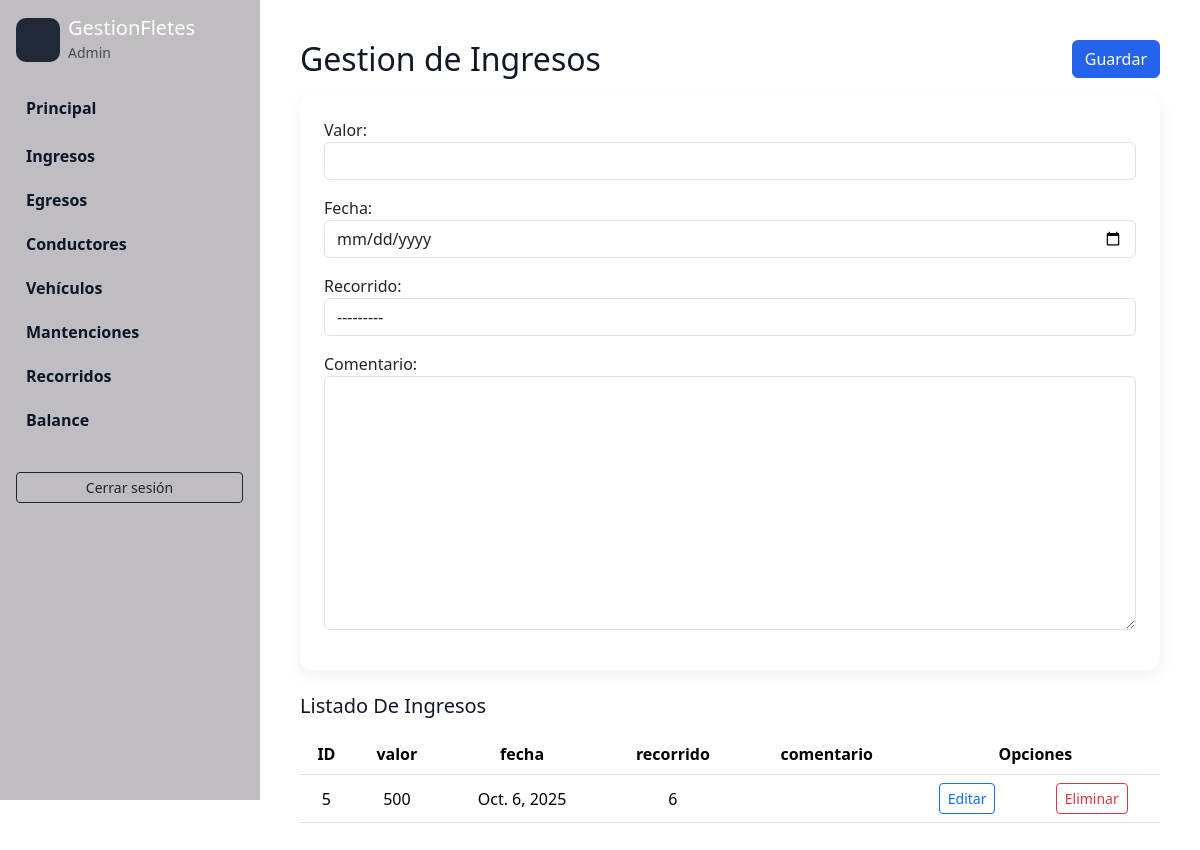
Page /IngEgr/registrarIngresos/ (signed in) on the earlier database version.
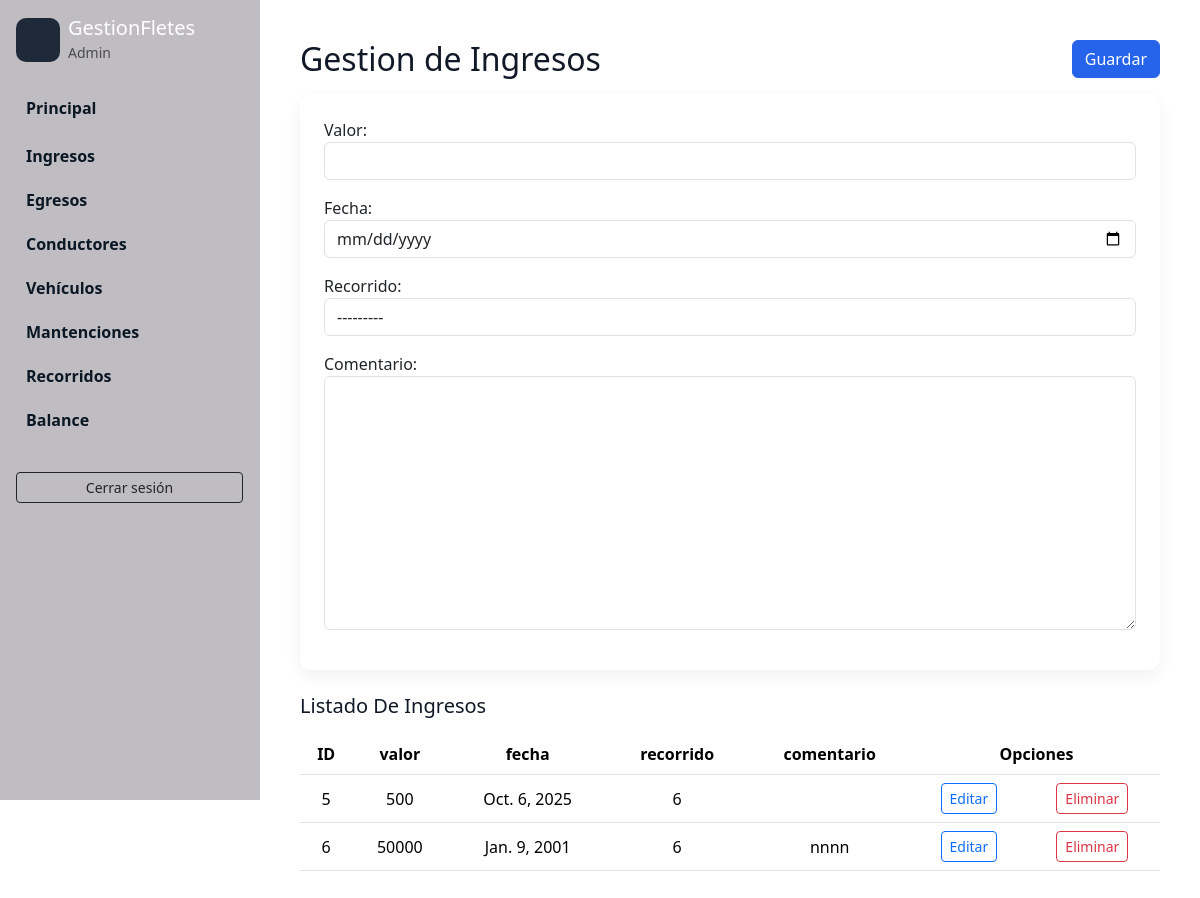
Same page on the later database version.
### IngresosEgresos/models.py (models this page shows, shortened)
class Ingresos(models.Model):
    ingresoID = models.AutoField(primary_key=True)
    valor = models.PositiveIntegerField()
    fecha = models.DateField()
    recorrido = models.ForeignKey(Recorridos, on_delete=models.CASCADE, null=True)
    comentario = models.TextField(max_length=50, null=True)

### CrudRecorridos/models.py (models this page shows)
class Recorridos(models.Model):
    recorridoID = models.AutoField(primary_key=True)
    conductor = models.ForeignKey(Conductores, on_delete=models.CASCADE)
    vehiculo = models.ForeignKey(Vehiculos, on_delete=models.CASCADE)
    fecha = models.DateField()
    direccionOrigen = models.CharField(max_length=50)
    direccionDestino = models.CharField(max_length=50)
    carga = models.TextField(max_length=100)
    detalle = models.TextField(max_length=100, null=True)
    distancia_km = models.FloatField(null=True, blank=True, help_text='Distancia recorrida en km')
    gps_data = models.JSONField(null=True, blank=True, help_text='Datos GPS del recorrido (lista de puntos, GPX, etc)')
    def __str__(self):
        texto= "{0} {1} {2} {3} {4} {5} {6} {7}"
        return texto.format(self.recorridoID, self.conductor, self.vehiculo, self.fecha, self.direccionOrigen, self.direccionDestino, self.carga, self.detalle)

### IngresosEgresos/views.py (the view)
# urls.py: path('registrarIngresos/', views.registrarIngresos,name='registrarIngresos'),
@login_required
def registrarIngresos(request):
    ingresos = Ingresos.objects.all()
    if request.method == 'POST':
        form = IngresosForm(request.POST)
        if form.is_valid():
            form.save()
            messages.success(request, 'Ingreso Registrado Correctamente!')
            return redirect('registrarIngresos')
        else:
            messages.error(request, 'Error al registrar el ingreso. Por favor, verificar los datos.')
            return render(request,'gestionIngresos.html', {"form":form, "ingresos":ingresos})
    else:
        form = IngresosForm()
        return render(request,'gestionIngresos.html', {"form":form, "ingresos":ingresos})

### IngresosEgresos/forms.py
class IngresosForm(forms.ModelForm):
    class Meta:
        model = Ingresos
        fields = ['valor', 'fecha', 'recorrido', 'comentario']
    def __init__(self, *args, **kwargs):
        super(IngresosForm, self).__init__(*args, **kwargs)
        self.fields['comentario'].required = False

### CrudConductores/models.py (called while the page is built)
    def __str__(self):
        texto= "{0} {1} {2} {3} {4} {5} {6}"
        return texto.format(self.conductorID, self.rut, self.nombre, self.apellido, self.fechaNacimiento, self.direccion, self.licencia)

### CrudVehiculos/models.py (called while the page is built)
    def __str__(self):
        texto= "{0} {1} {2} {3} {4} {5} {6}"
        return texto.format(self.vehiculoID, self.patente, self.marca, self.modelo, self.fechaAdquisicion, self.estado, self.comentario)

### IngresosEgresos/templates/gestionIngresos.html (shortened to what this page needs)
{% extends "partials/gestion_layout.html" %}
{% load widget_tweaks %}
{% block gestion_header %}
        <div class="d-flex align-items-start mb-3">
            <div>
                <h2 class="mb-0">Gestion de Ingresos</h2>
            </div>
            <div class="ms-auto">
                <button form="ingresosForm" type="submit" class="btn btn-primary">Guardar</button>
            </div>
        </div>
{% endblock %}
{% block gestion_body %}
        <form id="ingresosForm" action="{% url 'registrarIngresos' %}" method="post">
            <div class="mb-3">
                {{ form.valor.label_tag }}
                {% render_field form.valor class="form-control" %}
            </div>
            <div class="mb-3">
                {{ form.fecha.label_tag }}
                {% render_field form.fecha class="form-control" type="date" %}
            </div>
            <div class="mb-3">
                {{ form.recorrido.label_tag }}
                {% render_field form.recorrido class="form-control" %}
            </div>
            <div class="mb-3">
                {{ form.comentario.label_tag }}
                {% render_field form.comentario class="form-control" %}
            </div>
        </form>
    {% endblock %}
    {% block gestion_after %}
        <h5>Listado De Ingresos</h5>
        <div class="table responsive py-2">
            <table class="table table-hover">
                <thead>
                    <tr>
                        <th>ID</th>
                        <th>valor</th>
                        <th>fecha</th>
                        <th>recorrido</th>
                        <th>comentario</th>
                        <th colspan="2">Opciones</th>
                    </tr>
                </thead>
                <tbody>
                    {% for ingreso in ingresos %}
                        <tr>
                            <td>{{ingreso.ingresoID}}</td>
                            <td>{{ingreso.valor}}</td>
                            <td>{{ingreso.fecha}}</td>
                            <td>{{ingreso.recorrido.recorridoID}}</td>
                            <td>{{ingreso.comentario}}</td>
                            <td><a href ="{%url 'editarIngresos' ingreso.ingresoID %}" class = "btn btn-sm btn-outline-primary" >Editar </a></td>
                            <td><a href ="{%url 'eliminarIngresos' ingreso.ingresoID %}" class = "btn btn-sm btn-outline-danger btnEliminacion" >Eliminar </a></td>
                        </tr>
                    {% empty %}
                        <tr><td colspan="7">No ingresos registrados.</td></tr>
                    {% endfor %}
                </tbody>
            </table>
        </div>
    {% endblock %}

Differences in the rows shown:
added Ingresos: ingresoID "6", valor "50000", fecha "Jan. 9, 2001", recorrido.recorridoID "6", comentario "nnnn"
